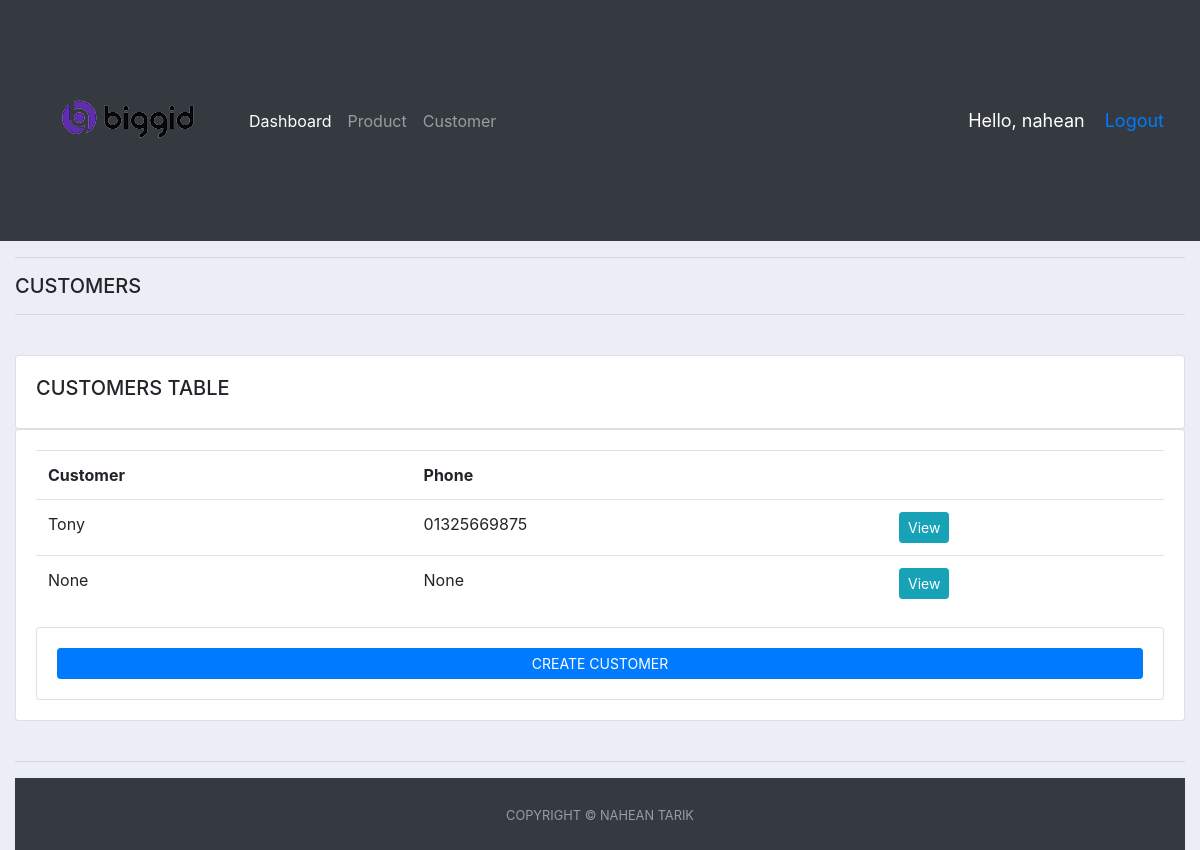
Before: /customer_page/ (signed in) with the older database file.
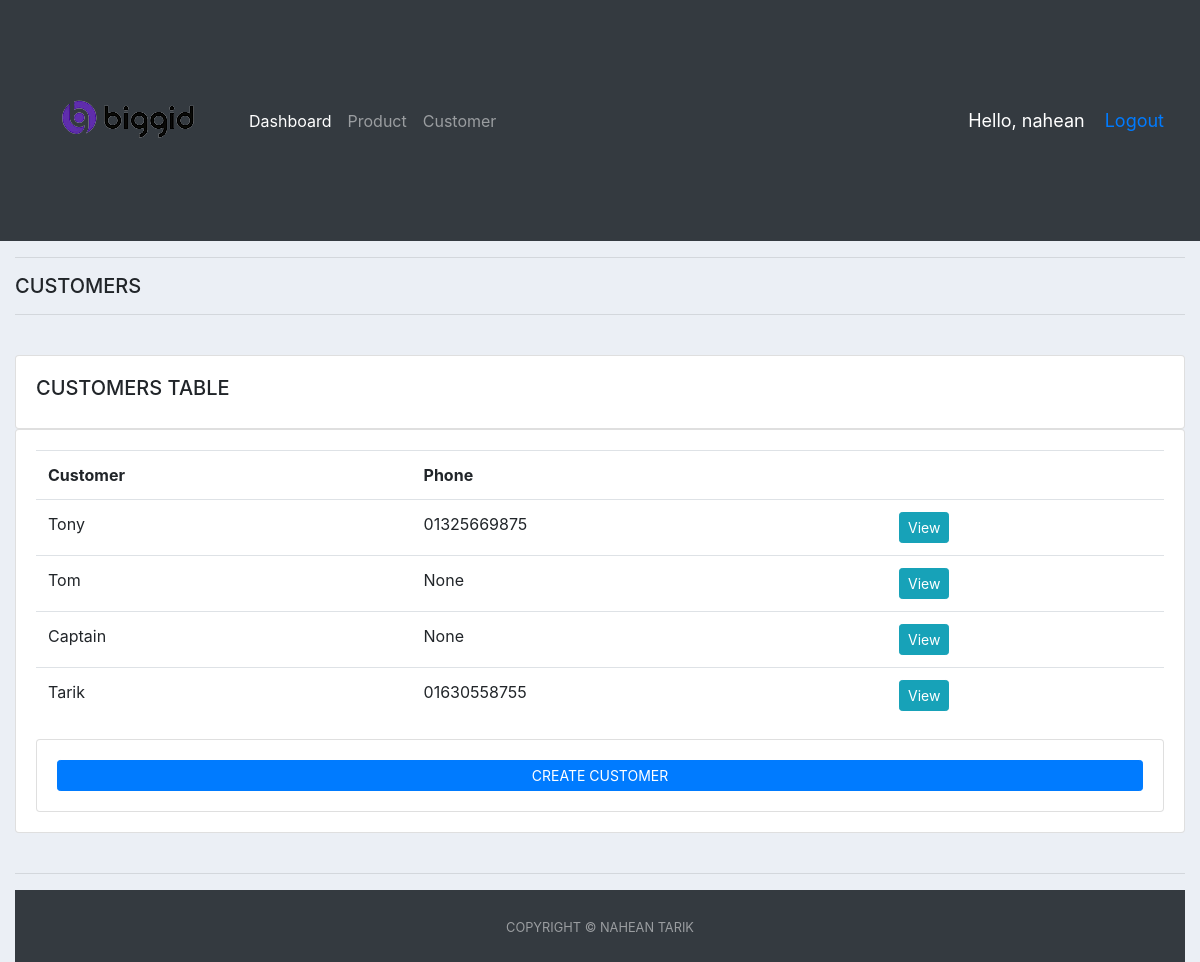
After: the same page with the newer database file.
### accounts/models.py (models this page shows, shortened)
class Customer(models.Model):
    user = models.OneToOneField(
        User, null=True, blank=True, on_delete=models.CASCADE)
    name = models.CharField(max_length=200, null=True)
    phone = models.CharField(max_length=200, null=True)
    email = models.CharField(max_length=200, null=True)
    profile_pic = models.ImageField(
        default="profile1.png", null=True, blank=True)
    date_created = models.DateTimeField(auto_now_add=True, null=True)

### accounts/decorators.py (the view)
        def wrapper_func(request, *args, **kwargs):
            group = None
            if request.user.groups.exists():
                group = request.user.groups.all()[0].name
            if group in allowed_roles:
                return view_func(request, *args, **kwargs)
            else:
                return HttpResponse('You are not authorized to view this page')

### accounts/views.py (called while the page is built)
@login_required(login_url='login')
@allowed_users(allowed_roles=['admin'])
def customerPage(request):
    customers = Customer.objects.all()
    context = {'customers': customers}
    return render(request, 'accounts/customer_page.html', context)

### accounts/templates/accounts/customer_page.html
{% extends 'accounts/main.html' %} {% block content %}
<div class="row">
  <div class="col-md">
    <h5>CUSTOMERS</h5>
    <hr />
    <class class="container-fluid">
      <br />
      <class class="row">
        <div class="col-md">
          <div class="card card-body">
            <h5>CUSTOMERS TABLE</h5>
          </div>
          <div class="card card-body">
            <table class="table">
              <tr>
                <th>Customer</th>
                <th>Phone</th>
                <th></th>
              </tr>
              {% for i in customers %}
              <tr>
                <td>{{i.name}}</td>
                <td>{{i.phone}}</td>
                <td>
                  <a
                    class="btn btn-sm btn-info"
                    href="{% url 'customer' i.id %}"
                    >View</a
                  >
                </td>
              </tr>
              {% endfor %}
            </table>
            <div class="card card-body">
              <a
                class="prevent-submit btn btn-primary btn-sm btn-block"
                href="#"
                >CREATE CUSTOMER</a
              >
            </div>
          </div>
        </div>
      </class>
    </class>
  </div>
</div>
{% endblock %}

### accounts/templates/accounts/main.html (shortened to what this page needs)
{% load static %}
<!DOCTYPE html>
<html lang="en">
  <head>
    <link
      rel="stylesheet"
      href="https://cdn.jsdelivr.net/npm/bootstrap@4.4.1/dist/css/bootstrap.min.css"
    />
  </head>
  <body>
    {% include 'accounts/navbar.html' %}
    <div class="container-fluid">
    <hr />
    {% block content %} {% endblock %}
    <hr />
    {% include 'accounts/footer.html' %}
  </body>
</html>

### accounts/templates/accounts/navbar.html (shortened to what this page needs)
{% load static %}
<nav class="navbar navbar-expand-lg navbar-dark bg-dark">
  <img src="{% static '/image/im1.png' %}">
    <div class="collapse navbar-collapse" id="navbarNav">
      <ul class="navbar-nav">
        {% if request.user.is_staff %}
        <li class="nav-item active">
          <a class="nav-link" href="{% url 'home' %}">Dashboard <span class="sr-only">(current)</span></a>
        </li>
        <li class="nav-item">
          <a class="nav-link" href="{% url 'product' %}">Product</a>
        </li>
      <li class="nav-item">
        <a class="nav-link" href="{% url 'customer_page' %}">Customer</a>
      </li>
      {% else %}
      <li class="nav-item">
        <a class="nav-link" href="{% url 'accountSet' %}">Profile</a>
      </li>
      {% endif %}
     </ul>
    </div>
    <span class="hello-msg">Hello, {{request.user}}</span>
    <span class="hello-msg"><a href="{% url 'logout' %}">Logout</a></span>
  </nav>

### accounts/templates/accounts/footer.html
<footer
  id="sticky-footer"
  class="flex-shrink-0 py-4 bg-dark text-white-50 footer-expand-lg"
>
  <div class="container text-center">
    <small>COPYRIGHT &copy; NAHEAN TARIK </small>
  </div>
</footer>

### accounts/templates/accounts/main.html (style rules this page uses)
body { background-color: #ebeff5; }

### accounts/templates/accounts/navbar.html (style rules this page uses)
.hello-msg { font-size: 18px; color: white; margin-right: 20px; }

Changed rows visible on the page:
removed Customer: name "None", phone "None"
added Customer: name "Tom", phone "None"
added Customer: name "Captain", phone "None"
added Customer: name "Tarik", phone "01630558755"
